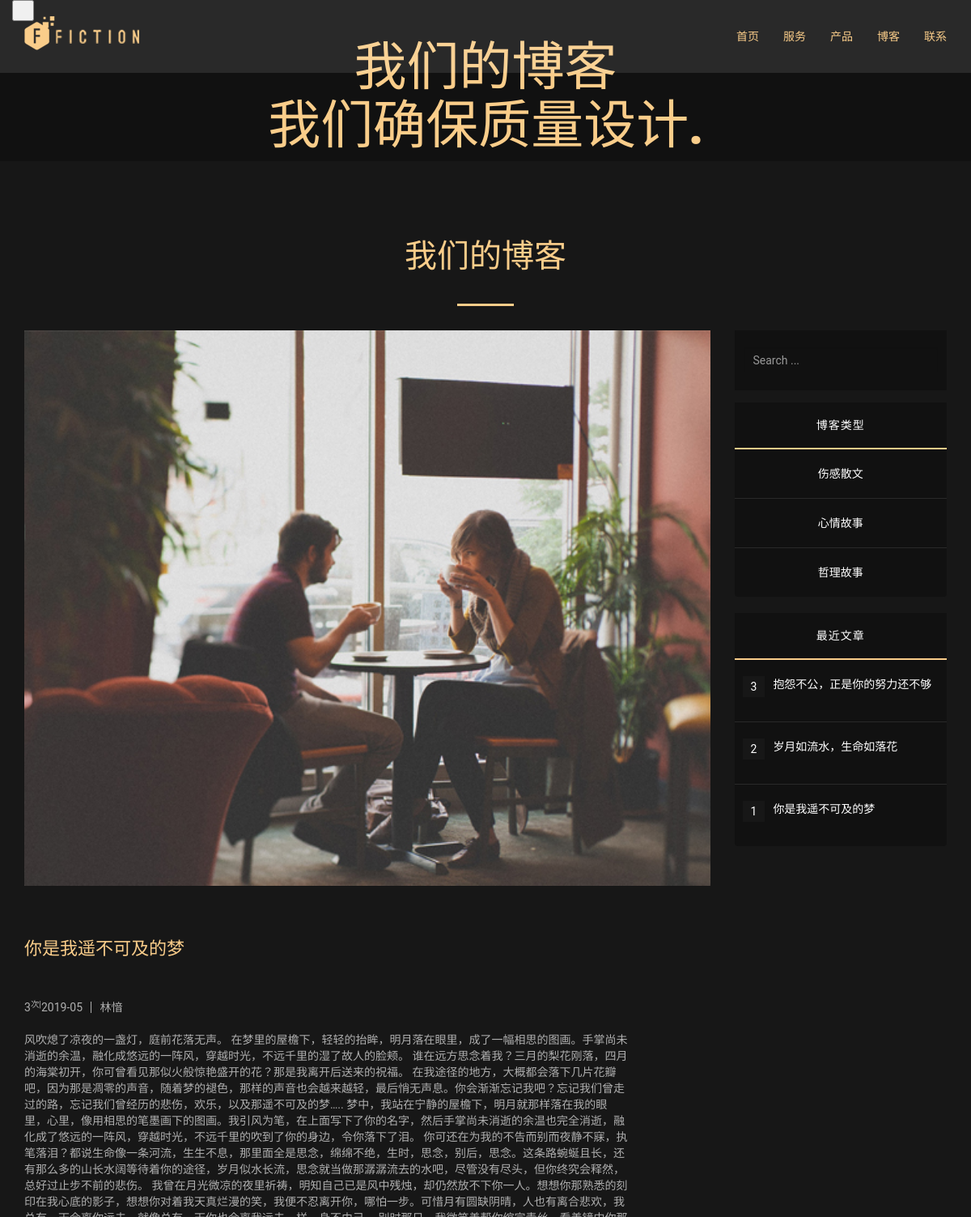
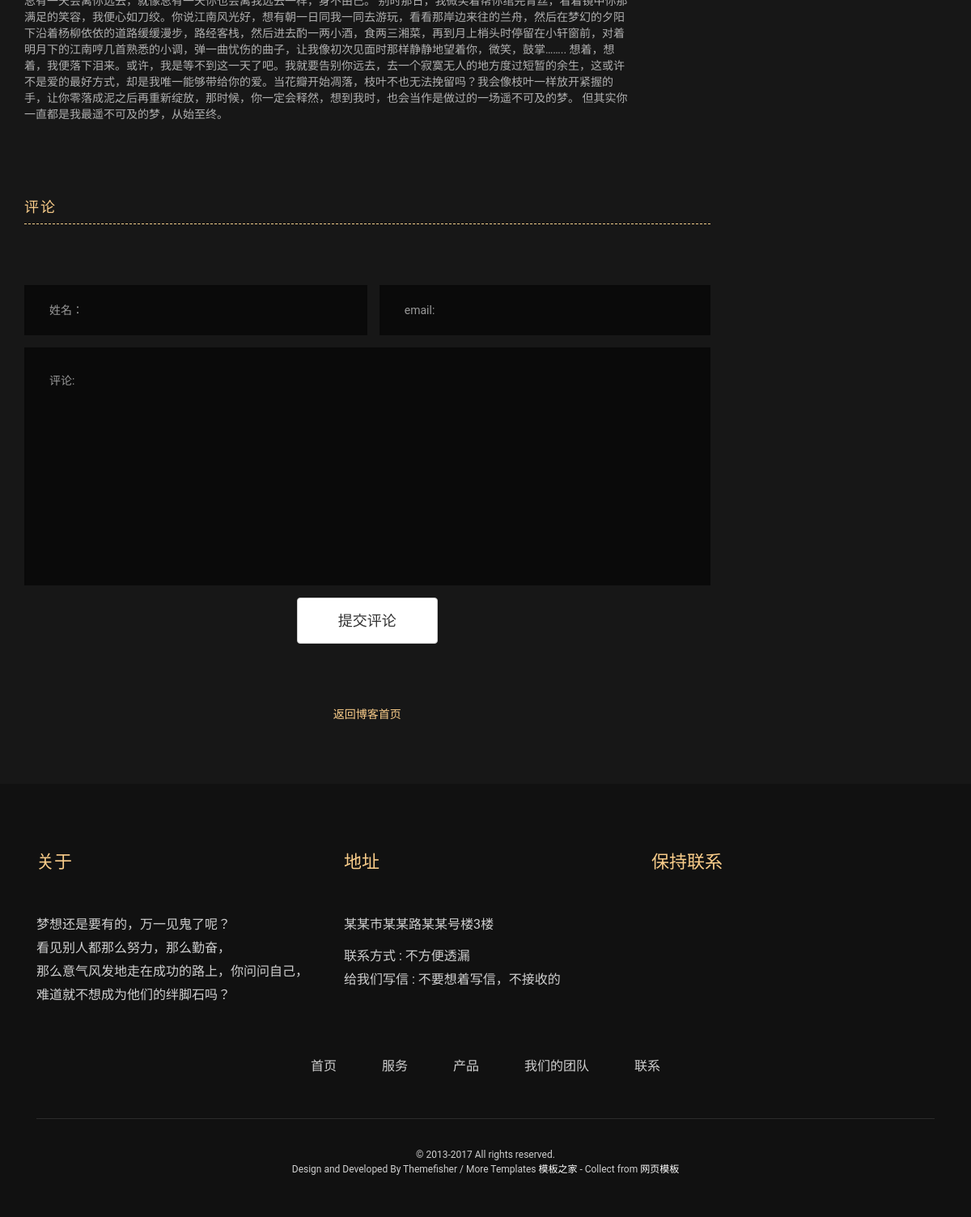
Screenshot of /web/blogsingle/1/ with the database file from the repository (2 pictures, top to bottom).
### web/models.py (models this page shows, shortened)
class Article(models.Model):
    auto=models.CharField(max_length=20,verbose_name='作者')
    title = models.CharField(max_length=30, verbose_name='文章')
    body = models.TextField()
    creater_time = models.DateTimeField(auto_now_add=True)
    update_time = models.DateTimeField(auto_now=True)
    views = models.PositiveIntegerField(default=0)
    img=models.ImageField(upload_to='abs')
    category = models.ForeignKey(Category, on_delete=models.CASCADE)
    class Meta():
        verbose_name = '博客文章'
        verbose_name_plural = verbose_name

class Category(models.Model):
    title = models.CharField(max_length=20, verbose_name='博客类型')
    class Meta():
        verbose_name = '博客类型'
        verbose_name_plural = verbose_name

### web/views.py (the view, shortened to what this page needs)
# urls.py: url(r'^blogsingle/(\d+)/$',views.blogsingle,name='blogsingle'),
def blogsingle(request,id):
    articles=Article.objects.get(pk=id)
    articles.views+=1
    articles.save()
    categorys = Category.objects.all()
    arts = Article.objects.order_by('-creater_time')
    comments = comment.objects.filter(article=id).all()
    if request.method=='GET':
        return render(request, 'blog-single.html', locals())

### templates/blog-single.html (shortened to what this page needs)
<!doctype html>
<html class="no-js" lang="">
  <head>
    <link rel="stylesheet" href="/static/css/bootstrap.min.css">
    <link rel="stylesheet" href="/static/css/themefisher-fonts.css">
    <link rel="stylesheet" href="/static/css/owl.carousel.css">
    <link rel="stylesheet" href="/static/css/owl.transitions.css">
    <link rel="stylesheet" href="/static/css/magnific-popup.css">
    <link rel="stylesheet" href="/static/css/playfairdisplaysc.css">
    <link rel="stylesheet" href="">
    <link rel="stylesheet" href="/static/css/style.css">
</head>
  <body>
<nav class="navbar navbar-fixed-top navigation" >
  <div class="container">
    <div class="navbar-header">
      <a class="navbar-brand logo" href="index.html">
        <img src="/static/img/logo-yellow.png" alt="">
      </a>
    </div>
    <div class="collapse navbar-collapse navbar-ex1-collapse">
      <ul class="nav navbar-nav navbar-right menu">
        <li><a href="{% url 'web:index' %}">首页</a></li>
        <li><a href="{% url 'web:services' %}">服务</a></li>
        <li><a href="{% url 'web:itemn' %}">产品</a></li>
        <li><a href="{% url 'web:blog' %}">博客</a></li>
        <li><a href="{% url 'web:contact' %}">联系</a></li>
      </ul>
    </div>
  </div>
</nav>
  <header class="header blog-header th-normal" data-parallax="scroll" data-image-src="images/header/blog-folding-img.jpg">
    <div class="section">
      <div class="container">
        <div class="row">
          <button id="trigger-overlay" class="th-nav-btn" type="button"><i class="tf-ion-android-menu"></i></button>
          <div class="col-md-12">
            <h1 class="text-center">我们的博客 <br> 我们确保质量设计.</h1>
          </div>
        </div>
      </div>
    </div>
  </header>
  <section class="blog-single">
  	<div class="container">
  		<div class="row">
        <div class="title text-center">
          <h2>我们的博客</h2>
        </div>
  			<div class="col-md-9">
            <div class="blog-single-section-img">
              <img src="/static/media/{{ articles.img }}" alt="Blog Single Img">
            </div>
            <div class="blog-single-content">
              <div class="blog-content-description">
                <h3><a class="blog-content-title" href="#">{{ articles.title }}</a></h3>
                <div class="meta">
                  <div class="date">
                    <p>{{ articles.views }}<sup>次|</sup>{{ articles.creater_time|date:'Y-m'}}</p>
                  </div>
                  <div class="author">
                    <p>{{ articles.auto }}</p>
                  </div>
                </div>
                <p class="blog-description">{{ articles.body }}</p>
              </div>
            </div>
            <div class="blog-single-comments">
              <h4 class="comments-title">评论</h4>
            </div>
            <div class="blog-single-form">
              <form action="{% url 'web:blogsingle' articles.id %}" method="post">
                <div class="form-group col-md-6 padding-0">
                  <input type="text" class="form-control blog-form-input"  name="name" placeholder="姓名：">
                </div>
                <div class="form-group col-md-6 padding-0 padding-left-15">
                  <input type="email" class="form-control blog-form-input"  name="email" placeholder="email:">
                </div>
                <div class="form-group col-md-12 padding-0">
                  <textarea class="form-control blog-form-textarea"  name="talk" placeholder="评论:"></textarea>
                </div>
                <div class="col-md-12 padding-0">
                  <div class="form-submit-btn text-center">
                    <button type="submit" class="btn btn-default th-btn">提交评论</button>
                  </div>
                </div>
              </form>
            </div>
          <div class="col-md-12">
            <div class="see-all-post text-center">
              <a class="btn btn-default th-btn solid-btn" href="{% url 'web:blog' %}" role="button"> 返回博客首页 </a>
            </div>
          </div>
  			</div>
  			<div class="col-md-3">
	  				<div class="blog-sidbar">
		<div class="search widgets">
			<form class="form-inline">
			  <div class="form-group search-input">
			    <input type="text" class="form-control" placeholder="Search ...">
			  </div>
			  <button type="submit" class="btn btn-default tf-search-btn"></button>
			</form>
		</div>
		<div class="categories widgets">
			<div class="list-group text-center">
				<div class="list-group-item active"> 博客类型</div>
                {% for en in categorys %}
				<a href="{% url 'web:blogdetail' en.id %}" class="list-group-item">{{ en.title }}</a>
                {% endfor %}
			</div>
		</div>
		<div class="related-post widgets">
			<div class="list-group">
				<div class="list-group-item active text-center">
				最近文章
				</div>
                {% for en in arts %}
				<a href="{% url 'web:blogsingle' en.id %}" class="list-group-item">
					<div class="media">
					  <div class="media-left media-middle"><p class="post-count">{{ en.id }}</p></div>
					  <div class="media-body">
					    <p>{{ en.title }}</p>
					  </div>
					</div>
				</a>
				{% endfor %}
			</div>
		</div>
	</div>
  			</div>
  		</div>
  	</div>
  </section>
    <footer class="footer">
        <div class="container">
            <div class="row">
                <div class="container">
                    <div class="footer-top">
                        <div class="col-md-4">
                            <div class="footer-about">
                                <h3 class="footer-title">关于</h3>
                                <p>梦想还是要有的，万一见鬼了呢？<br>
                                 看见别人都那么努力，那么勤奋， <br>
                                  那么意气风发地走在成功的路上，你问问自己， <br>
                                  难道就不想成为他们的绊脚石吗？</p>
                            </div>
                        </div>
                        <div class="col-md-4">
                            <div class="footer-address">
                                <h3 class="footer-title">地址</h3>
                                <p>某某市某某路某某号楼3楼</p>
                                <p class="contact-address">
                                    联系方式 : <a href="tel:+610383666274">不方便透漏</a> <br>
                                    给我们写信 : <a href="mailto:info@info.com">不要想着写信，不接收的</a>
                                </p>
                            </div>
                        </div>
                        <div class="col-md-4">
                            <div class="footer-social-media">
                                <h3 class="footer-title">保持联系</h3>
                                <ul class="footer-media-link">
                                    <li><a href="#"><i class="tf-ion-social-facebook" aria-hidden="true"></i></a></li>
                                    <li><a href="#"><i class="tf-ion-social-twitter" aria-hidden="true"></i></a></li>
                                    <li><a href="#"><i class="tf-ion-social-linkedin-outline" aria-hidden="true"></i></a></li>
                                    <li><a href="#"><i class="tf-ion-social-google-outline" aria-hidden="true"></i></a></li>
                                    <li><a href="#"><i class="tf-ion-social-instagram-outline" aria-hidden="true"></i></a></li>
                                </ul>
                            </div>
                        </div>
                    </div>
                    <div class="footer-nav text-center">
                        <div class="col-md-12">
                            <ul>
                                <li><a href="index.html">首页</a></li>
                                <li><a href="services.html">服务</a></li>
                                <li><a href="portfolio.html">产品</a></li>
                                <li><a href="#">我们的团队</a></li>
                                <li><a href="contact.html">联系</a></li>
                            </ul>
                        </div>
                    </div>
                    <div class="text-center">
                        <div class="col-md-12">
                            <div class="copyright">
                                <p>&copy; 2013-2017 All rights reserved. <br> Design and Developed By Themefisher /  More Templates <a href="http://www.cssmoban.com/" target="_blank" title="模板之家">模板之家</a> - Collect from <a href="http://www.cssmoban.com/" title="网页模板" target="_blank">网页模板</a></p>
                            </div>
                        </div>
                    </div>
                </div>
            </div>
        </div>
    </footer>
  </body>
</html>

### rows the page displays
Article: img (picture), title "你是我遥不可及的梦", views "3", creater_time "2019-05", auto "林愔", body "风吹熄了凉夜的一盏灯，庭前花落无声。 在梦里的屋檐下，轻轻的抬眸，明月落在眼里，成了一幅相思的图画。手掌尚未消逝的余温，融化成悠远的一阵风，穿越时光，不远千里的湿了故人的脸颊。 谁在远方思念着我？三月的梨花刚落，四月的海棠初开，你可曾看见那似火般惊艳盛开的花？那是我离开后送来的祝福。 在我途径的地方，大概都会落下几片花瓣吧，因为那是凋零的声音，随着梦的褪色，那样的声音也会越来越轻，最后悄无声息。你会渐渐忘记我吧？忘记我们曾走过的路，忘记我们曾经历的悲伤，欢乐，以及那遥不可及的梦….. 梦中，我站在宁静的屋檐下，明月就那样落在我的眼里，心里，像用相思的笔墨画下的图画。我引风为笔，在上面写下了你的名字，然后手掌尚未消逝的余温也完全消逝，融化成了悠远的一阵风，穿越时光，不远千里的吹到了你的身边，令你落下了泪。 你可还在为我的不告而别而夜静不寐，执笔落泪？都说生命像一条河流，生生不息，那里面全是思念，绵绵不绝，生时，思念，别后，思念。这条路蜿蜒且长，还有那么多的山长水阔等待着你的途径，岁月似水长流，思念就当做那潺潺流去的水吧，尽管没有尽头，但你终究会释然，总好过止步不前的悲伤。 我曾在月光微凉的夜里祈祷，明知自己已是风中残烛，却仍然放不下你一人。想想你那熟悉的刻印在我心底的影子，想想你对着我天真烂漫的笑，我便不忍离开你，哪怕一步。可惜月有圆缺阴晴，人也有离合悲欢，我总有一天会离你远去，就像总有一天你也会离我远去一样，身不由己。…", id "1"
Category: title "伤感散文"
Category: title "心情故事"
Category: title "哲理故事"
Article: id "3", title "抱怨不公，正是你的努力还不够"
Article: id "2", title "岁月如流水，生命如落花"
